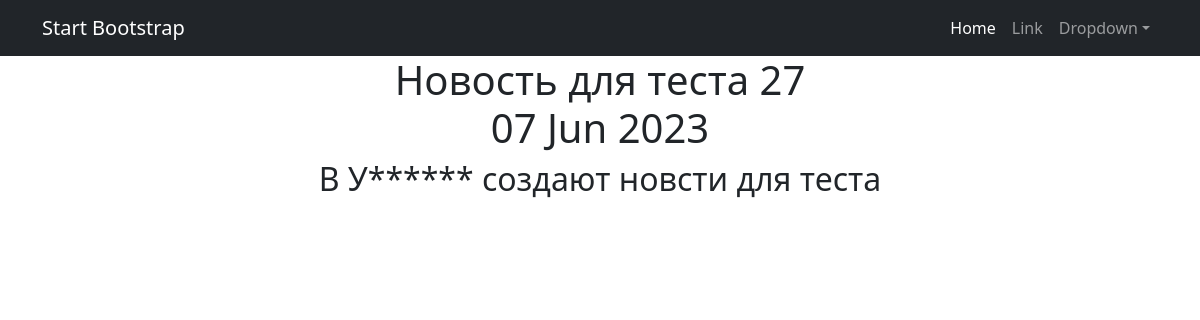
Screenshot of /search/23 with the database file from the repository.
### newsapp/models.py (models this page shows, shortened)
class Post(models.Model):
    author = models.ForeignKey(Author, on_delete=models.CASCADE)
    NEWS = 'NW'
    ARTICLE = 'AR'
    CATEGORY_CHOICES = (
        (NEWS, 'Новость'),
        (ARTICLE, 'Статья'),
    )
    categoryType = models.CharField(max_length=2, choices=CATEGORY_CHOICES, default=ARTICLE)
    dateCreation = models.DateTimeField(auto_now_add=True)
    postCategory = models.ManyToManyField(Category, through='PostCategory')
    title = models.CharField(max_length=128)
    text = models.TextField()
    rating = models.SmallIntegerField(default=0)

### newsapp/views.py (the view)
# urls.py: path('<int:pk>', PostDetail.as_view()),
class PostDetail(DetailView):
    model = Post
    template_name = 'post.html'
    context_object_name = 'post'

### newsapp/templatetags/custom_filters.py (called while the page is built)
@register.filter()
def censor(text):
    bad_words = ('заявили', 'безопасности',  'конфликт', 'берегу', 'военнослужащими', 'федеральным', 'украине' )
    for word in text.split():
        if word.lower() in bad_words:
            text = text.replace(word, f"{word[0]}{'*' * (len(word) - 1)}")
    return text

### templates/post.html (shortened to what this page needs)
{% extends 'flatpages/default.html' %}
{% load custom_filters %}
{% block content %}
<h1>{{ post.title|censor }} <br>
    {{ post.dateCreation|date:'d M Y' }}
</h1>
<h2>
    {{ post.text|censor }}
</h2>
{% endblock content %}

### rows the page displays
Post: title|censor "Новость для теста 27", dateCreation "07 Jun 2023", text|censor "В У****** создают новсти для теста"
